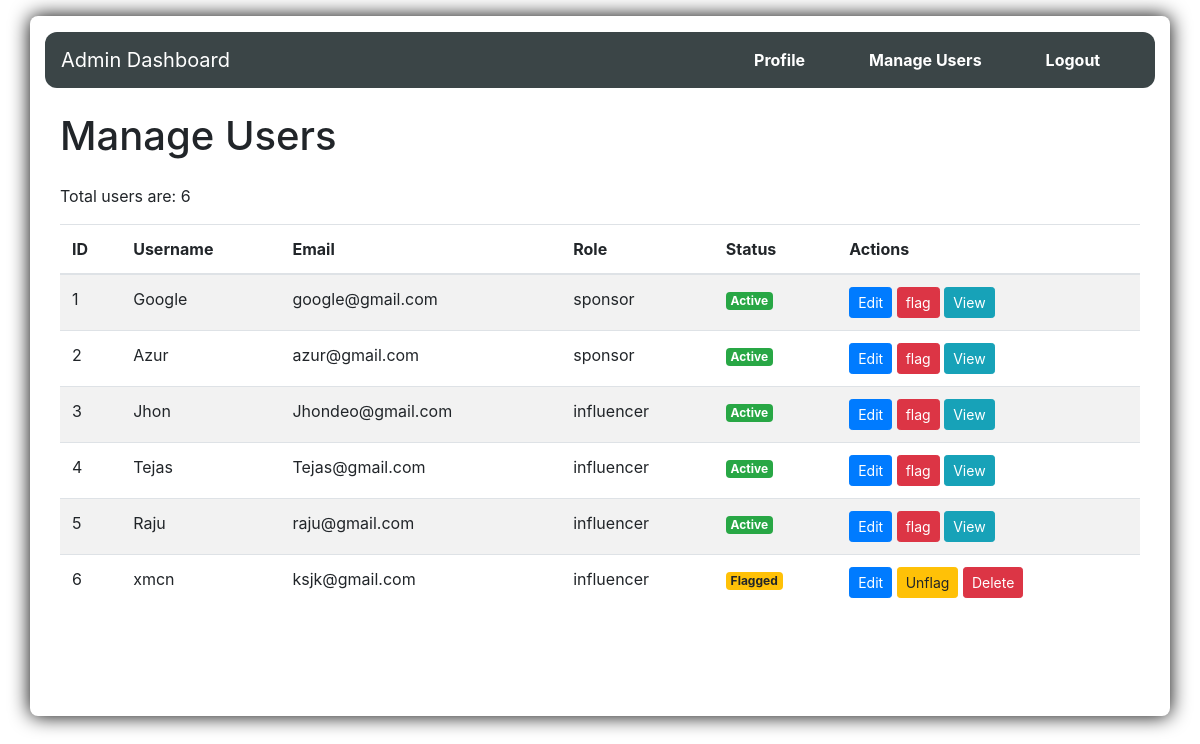
Screenshot of /admin/users with the database file from the repository.
### model.py (models this page shows)
class User(db.Model):
    id = db.Column(db.Integer, primary_key=True)
    Email = db.Column(db.String(80), unique=True, nullable=False)
    Name = db.Column(db.String(80), unique=False, nullable=False)
    Username = db.Column(db.String(80), nullable=False)
    Password = db.Column(db.String(120), unique=False, nullable=False)
    Role = db.Column(db.String(80), unique=False, nullable=False)
    Bio = db.Column(db.String(150), unique=False, nullable=False)
    flagged = db.Column(db.Boolean, nullable=False, default=False)
    sponsor = db.relationship('Sponsor', backref='user', uselist=False,cascade='all, delete-orphan')
    influencer = db.relationship('Influencer', back_populates='user', uselist=False,lazy=True,cascade='all, delete-orphan')

### app.py (the view)
@app.route('/admin/users')
def manage_users():
    users = User.query.all()
    total = User.query.count()
    return render_template('adm-manage_user.html', users=users,total=total)

### templates/adm-manage_user.html (shortened to what this page needs)
<!DOCTYPE html>
<html lang="en">
<head>
    <link href="https://stackpath.bootstrapcdn.com/bootstrap/4.5.2/css/bootstrap.min.css" rel="stylesheet">
</head>
<body>
  <div class="container mt-3 pt-3" style="box-shadow: 0px 0px 20px rgba(0,0,0.1);  border-radius: 8px; background-color: white; min-height: 700px;" >
      {% include 'nav_admin.html' %}
      <div class="container mt-4">
      <h1 class="mb-4">Manage Users</h1>
      <div class="table-responsive">
          <table class="table table-striped">
              <thead>
                  <tr>
                      <th>ID</th>
                      <th>Username</th>
                      <th>Email</th>
                      <th>Role</th>
                      <th>Status</th>
                      <th>Actions</th>
                  </tr>
              </thead>
              <tbody>
                    <p>Total users are: {{total}}</p>
                    {% for user in users %}
                        <tr>
                            <td>{{loop.index}}</td>
                            <td>{{user.Username}}</td>
                            <td>{{user.Email}}</td>
                            <td>{{user.Role}}</td>
                            {% if user.flagged %}
                            <td><span class="badge badge-warning">Flagged</span></td>
                            <td>
                                <button class="btn btn-primary btn-sm" data-toggle="modal" data-target="#editUserModal{{ loop.index }}">Edit</button>
                                <a href="{{url_for('flag_user',id=user.id)}}" class="btn btn-warning btn-sm">Unflag</a>
                                <a href="{{url_for('delete_user',user_id=user.id)}}" class="btn btn-danger btn-sm">Delete</a>
                            </td>
                            {% else %}
                            <td><span class="badge badge-success">Active</span></td>
                            <td>
                                <button class="btn btn-primary btn-sm" data-toggle="modal" data-target="#editUserModal{{ loop.index }}">Edit</button>
                                <a href="{{url_for('flag_user',id=user.id)}}" class="btn btn-danger btn-sm">flag</a>
                                <button class="btn btn-info btn-sm" data-toggle="modal" data-target="#viewUserModal{{ loop.index }}">View</button>
                            </td>
                            {% endif %}
                        </tr>
                    {% endfor %}
              </tbody>
          </table>
      </div>
    </div>
  </div>
</body>
</html>

### templates/nav_admin.html (shortened to what this page needs)
<nav class="navbar navbar-expand-lg navbar-light " style="background-color: rgb(59, 69, 71); border-radius: 12px;">
  <a class="navbar-brand" href="#" style="font-weight:300; color: white;" ><b>Admin Dashboard</b></a>
  <div class="collapse navbar-collapse" style="margin-left:350px" id="navbarNav">
      <ul class="navbar-nav">
          <li class="nav-item" style="margin-left:150px; ">
              <a class="nav-link" style="color:white;" href="{{url_for('admin_dashboard')}}"><b>Profile</b></a>
          </li>
          <li class="nav-item ml-5" >
              <a class="nav-link" style="color:white;" href="{{url_for('manage_users')}}"><b>Manage Users</b></a>
          </li>
          <li class="nav-item ml-5">
              <a class="nav-link" style="color:white;" href= "{{url_for('adm_log')}}"><b>Logout</b></a>
          </li>
      </ul>
  </div>
</nav>

### rows the page displays
User: Username "Google", Email "google@gmail.com", Role "sponsor"
User: Username "Azur", Email "azur@gmail.com", Role "sponsor"
User: Username "Jhon", Email "Jhondeo@gmail.com", Role "influencer"
User: Username "Tejas", Email "Tejas@gmail.com", Role "influencer"
User: Username "Raju", Email "raju@gmail.com", Role "influencer"
User: Username "xmcn", Email "ksjk@gmail.com", Role "influencer"

### other values shown
{{ total }} "6"
